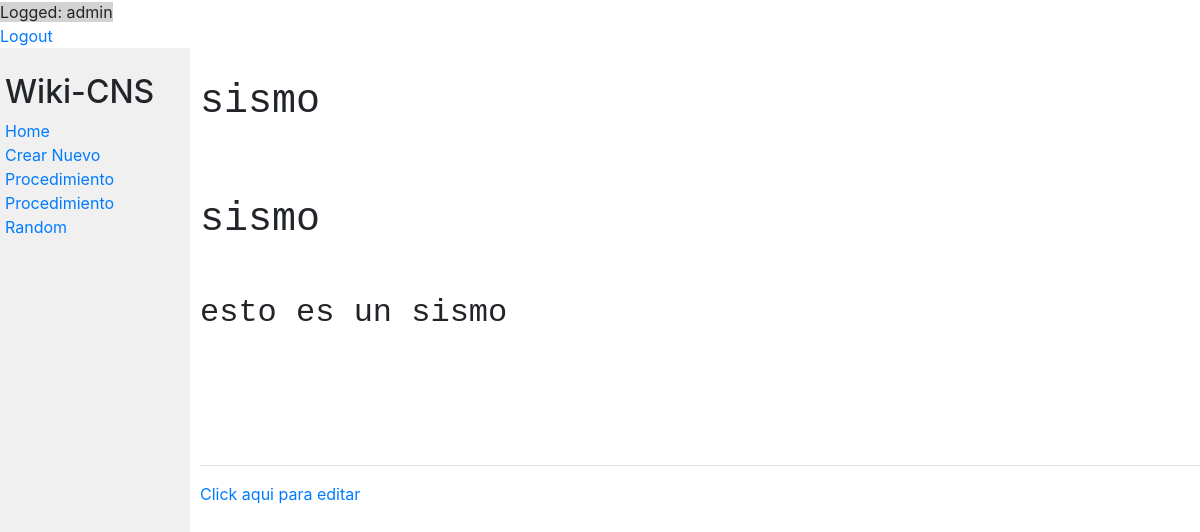
Before: /6 (signed in) with the older database file.
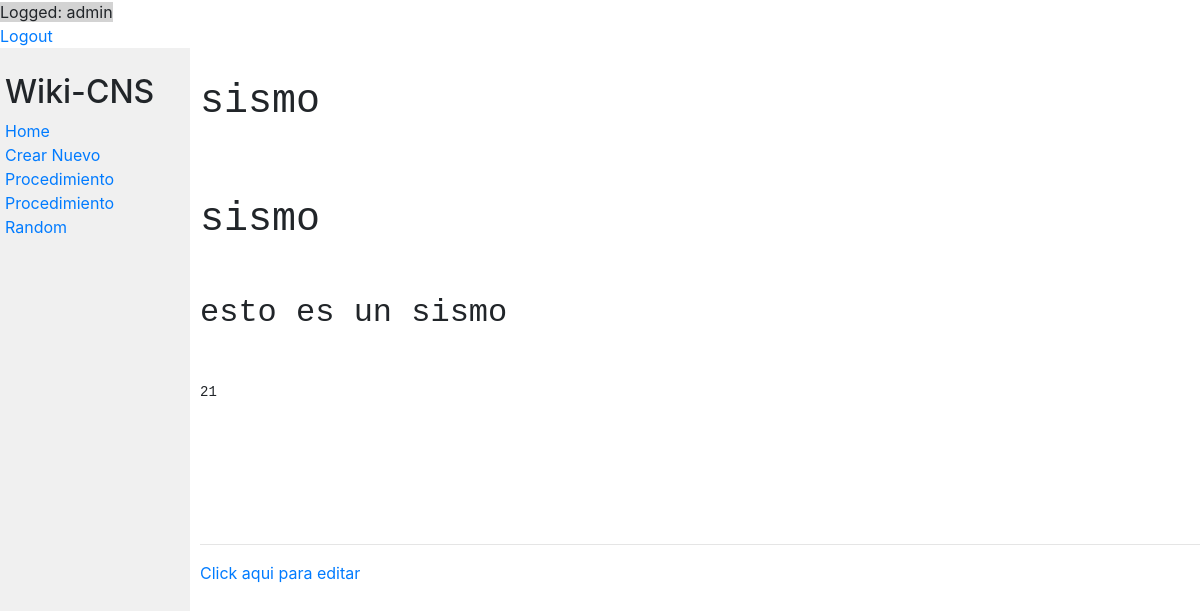
After: the same page with the newer database file.
### encyclopedia/models.py (models this page shows, shortened)
class Procedimiento(models.Model):
    title = models.CharField(max_length=30)
    content = models.TextField(blank=False)

### encyclopedia/views.py (the view)
# urls.py: path("<int:pk>", views.WikiView.as_view(),name='wiki'),
class WikiView(generic.DetailView):
    model = Procedimiento
    template_name = 'encyclopedia/wiki.html'
    def get_context_data(self, **kwargs):
        context = super().get_context_data(**kwargs)
        title = context['object'].title
        content = context['object'].content
        pre_text = mk.markdown(f'# {title} \n{content}')
        context['pre_text'] = pre_text
        return context

### encyclopedia/templates/encyclopedia/wiki.html (shortened to what this page needs)
{% extends "encyclopedia/layout.html" %}
{% block body %}
   <div><pre>{{ pre_text|safe }}</pre></div>
        <div class="edit_entry">
            <br><br><br><hr>
    {% if user.is_authenticated %}
            <a href="{% url 'ency:edit' procedimiento.pk %}">Click aqui para editar</a>
        </div>
    {% endif %}
{% endblock %}

Changed rows visible on the page:
changed Procedimiento: title "sismo sismo esto es un sismo" → "sismo sismo esto es un sismo 21"
